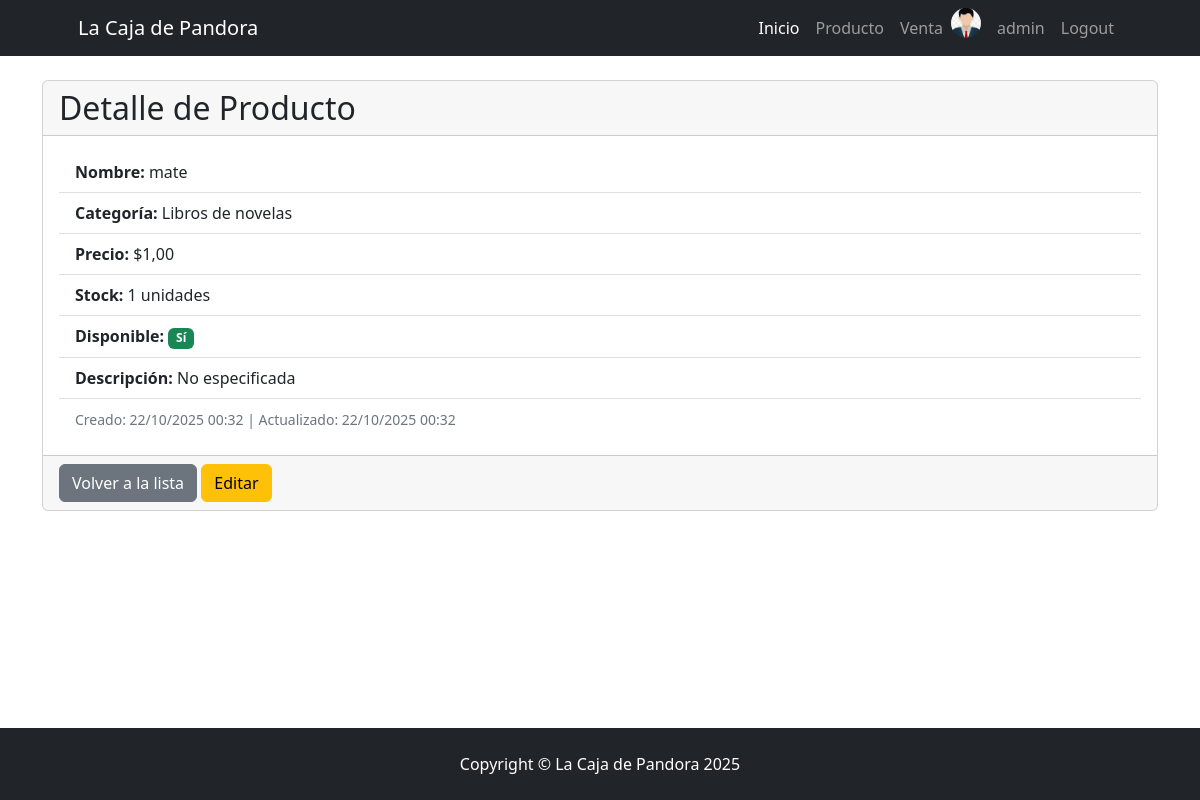
/producto/producto/detail/5 (signed in), run on the app's committed database.
### venta/models.py (models this page shows, shortened)
class Vendedor(models.Model):
    usuario = models.OneToOneField(User, on_delete=models.CASCADE, related_name="vendedor")
    celular = models.CharField(max_length=50)
    avatar = models.ImageField(upload_to="avatares", blank=True, null=True)

### producto/models.py (models this page shows, shortened)
class Producto(models.Model):
    categoria = models.ForeignKey(
        Categoria,
        on_delete=models.SET_NULL,
        related_name="categoria",
        null=True,
        blank=True,
    )
    nombre = models.CharField(max_length=200, db_index=True)
    descripcion = models.TextField(null=True, blank=True)
    precio = models.DecimalField(max_digits=10, decimal_places=2)
    stock = models.PositiveIntegerField(default=0)
    disponible = models.BooleanField(default=True)
    creado = models.DateTimeField(auto_now_add=True, editable=False)
    actualizado = models.DateTimeField(auto_now=True, editable=False)
    class Meta:
        ordering = ["categoria", "nombre"]
        verbose_name = "Producto"
        verbose_name_plural = "Productos"

class Categoria(models.Model):
    nombre = models.CharField(max_length=200, unique=True)
    descripcion = models.TextField(verbose_name="descripción", null=True, blank=True)
    def __str__(self):
        return self.nombre
    class Meta:
        ordering = ["nombre"]
        verbose_name = "Categoría de Producto"
        verbose_name_plural = "Categorías de Productos"

### producto/views/producto.py (the view)
class ProductoDetail(DetailView):
    model = Producto

### producto/templates/producto/producto_detail.html (shortened to what this page needs)
{% extends 'core/base.html' %}
{% block content %}
    <div class="card">
        <div class="card-header">
            <h2 class="card-title mb-0">Detalle de Producto</h2>
        </div>
        <div class="card-body">
            <ul class="list-group list-group-flush">
                <li class="list-group-item"><strong>Nombre:</strong> {{ object.nombre }}</li>
                <li class="list-group-item"><strong>Categoría:</strong> {{ object.categoria|default:"Sin categoría" }}</li>
                <li class="list-group-item"><strong>Precio:</strong> ${{ object.precio }}</li>
                <li class="list-group-item"><strong>Stock:</strong> {{ object.stock }} unidades</li>
                <li class="list-group-item"><strong>Disponible:</strong> {% if object.disponible %}<span class="badge bg-success">Sí</span>{% else %}<span class="badge bg-danger">No</span>{% endif %}</li>
                <li class="list-group-item"><strong>Descripción:</strong> {{ object.descripcion|default:"No especificada" }}</li>
                <li class="list-group-item text-muted"><small>Creado: {{ object.creado|date:"d/m/Y H:i" }} | Actualizado: {{ object.actualizado|date:"d/m/Y H:i" }}</small></li>
            </ul>
        </div>
        <div class="card-footer">
            <a href="{% url 'producto:producto_list' %}" class="btn btn-secondary">Volver a la lista</a>
            <a href="{% url 'producto:producto_update' object.id %}" class="btn btn-warning">Editar</a>
        </div>
    </div>
{% endblock content %}

### templates/navbar.html (shortened to what this page needs)
<nav class="navbar navbar-expand-lg navbar-dark bg-dark">
    <div class="container px-5">
        <a class="navbar-brand" href="{% url 'core:index' %}">La Caja de Pandora</a>
        <div class="collapse navbar-collapse" id="navbarSupportedContent">
            <ul class="navbar-nav ms-auto mb-2 mb-lg-0">
                <li class="nav-item"><a class="nav-link active" aria-current="page" href="{% url 'core:index' %}">Inicio</a></li>
                {% if user.is_authenticated %}
                    <li class="nav-item"><a class="nav-link" href="{% url 'producto:index' %}">Producto</a></li>
                    <li class="nav-item"><a class="nav-link" href="{% url 'venta:index' %}">Venta</a></li>
                    {% if user.vendedor.avatar %}
                        <img src="{{ user.vendedor.avatar.url }}" alt="avatar" class="rounded-circle me-2" style="height: 30px; width: 30px; object-fit: cover;">
                    {% else %}
                        <i class="bi bi-person-circle fs-4 me-2">😊</i>
                    {% endif %}
                    <li class="nav-item"><a class="nav-link" href="{% url 'core:profile' %}">{{ user.username }}</a></li>
                    <form action="{% url 'core:logout' %}" method="post">
                        <li class="nav-item"><button class="nav-link" type="submit">Logout</button></li>
                    </form>
                {% else %}
                    <li class="nav-item"><a class="nav-link" href="{% url 'core:login' %}">Login</a></li>
                    <li class="nav-item"><a class="nav-link" href="{% url 'core:register' %}">Registrarse</a></li>
                {% endif %}
            </ul>
        </div>
    </div>
</nav>

### data on the page
Producto: nombre "mate", categoria "Libros de novelas", precio "1,00", stock "1", descripcion "No especificada", creado "22/10/2025 00:32", actualizado "22/10/2025 00:32"

### other printed values
{{ user.username }} "admin"
